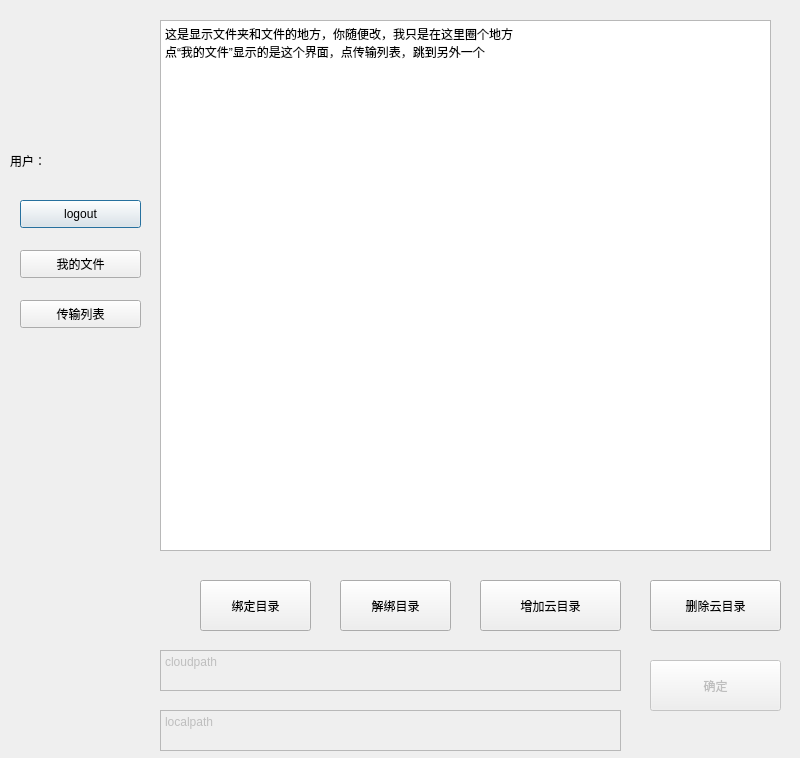
<?xml version="1.0" encoding="UTF-8"?>
<ui version="4.0">
 <class>Dialog_folder</class>
 <widget class="QDialog" name="Dialog_folder">
  <property name="enabled">
   <bool>true</bool>
  </property>
  <property name="geometry">
   <rect>
    <x>0</x>
    <y>0</y>
    <width>800</width>
    <height>758</height>
   </rect>
  </property>
  <property name="windowTitle">
   <string>Dialog</string>
  </property>
  <widget class="QPushButton" name="logout">
   <property name="geometry">
    <rect>
     <x>20</x>
     <y>200</y>
     <width>121</width>
     <height>28</height>
    </rect>
   </property>
   <property name="text">
    <string>logout</string>
   </property>
  </widget>
  <widget class="QTextBrowser" name="textBrowser">
   <property name="geometry">
    <rect>
     <x>160</x>
     <y>20</y>
     <width>611</width>
     <height>531</height>
    </rect>
   </property>
   <property name="html">
    <string>&lt;!DOCTYPE HTML PUBLIC &quot;-//W3C//DTD HTML 4.0//EN&quot; &quot;http://www.w3.org/TR/REC-html40/strict.dtd&quot;&gt;
&lt;html&gt;&lt;head&gt;&lt;meta name=&quot;qrichtext&quot; content=&quot;1&quot; /&gt;&lt;style type=&quot;text/css&quot;&gt;
p, li { white-space: pre-wrap; }
&lt;/style&gt;&lt;/head&gt;&lt;body style=&quot; font-family:'SimSun'; font-size:9pt; font-weight:400; font-style:normal;&quot;&gt;
&lt;p style=&quot; margin-top:0px; margin-bottom:0px; margin-left:0px; margin-right:0px; -qt-block-indent:0; text-indent:0px;&quot;&gt;这是显示文件夹和文件的地方，你随便改，我只是在这里圈个地方&lt;/p&gt;
&lt;p style=&quot; margin-top:0px; margin-bottom:0px; margin-left:0px; margin-right:0px; -qt-block-indent:0; text-indent:0px;&quot;&gt;点“我的文件”显示的是这个界面，点传输列表，跳到另外一个&lt;/p&gt;&lt;/body&gt;&lt;/html&gt;</string>
   </property>
  </widget>
  <widget class="QPushButton" name="filearray">
   <property name="geometry">
    <rect>
     <x>20</x>
     <y>300</y>
     <width>121</width>
     <height>28</height>
    </rect>
   </property>
   <property name="text">
    <string>传输列表</string>
   </property>
  </widget>
  <widget class="QLabel" name="label">
   <property name="geometry">
    <rect>
     <x>10</x>
     <y>145</y>
     <width>71</width>
     <height>31</height>
    </rect>
   </property>
   <property name="text">
    <string>用户：</string>
   </property>
  </widget>
  <widget class="QPushButton" name="myfile">
   <property name="geometry">
    <rect>
     <x>20</x>
     <y>250</y>
     <width>121</width>
     <height>28</height>
    </rect>
   </property>
   <property name="text">
    <string>我的文件</string>
   </property>
  </widget>
  <widget class="QPushButton" name="link">
   <property name="geometry">
    <rect>
     <x>200</x>
     <y>580</y>
     <width>111</width>
     <height>51</height>
    </rect>
   </property>
   <property name="text">
    <string>绑定目录</string>
   </property>
  </widget>
  <widget class="QPushButton" name="unlink">
   <property name="geometry">
    <rect>
     <x>340</x>
     <y>580</y>
     <width>111</width>
     <height>51</height>
    </rect>
   </property>
   <property name="text">
    <string>解绑目录</string>
   </property>
  </widget>
  <widget class="QPushButton" name="addpath">
   <property name="geometry">
    <rect>
     <x>480</x>
     <y>580</y>
     <width>141</width>
     <height>51</height>
    </rect>
   </property>
   <property name="text">
    <string>增加云目录</string>
   </property>
  </widget>
  <widget class="QPushButton" name="deletepath">
   <property name="geometry">
    <rect>
     <x>650</x>
     <y>580</y>
     <width>131</width>
     <height>51</height>
    </rect>
   </property>
   <property name="text">
    <string>删除云目录</string>
   </property>
  </widget>
  <widget class="QPushButton" name="confirm">
   <property name="enabled">
    <bool>false</bool>
   </property>
   <property name="geometry">
    <rect>
     <x>650</x>
     <y>660</y>
     <width>131</width>
     <height>51</height>
    </rect>
   </property>
   <property name="text">
    <string>确定</string>
   </property>
  </widget>
  <widget class="QPlainTextEdit" name="cloudpath">
   <property name="enabled">
    <bool>false</bool>
   </property>
   <property name="geometry">
    <rect>
     <x>160</x>
     <y>650</y>
     <width>461</width>
     <height>41</height>
    </rect>
   </property>
   <property name="plainText">
    <string>cloudpath</string>
   </property>
  </widget>
  <widget class="QPlainTextEdit" name="localpath">
   <property name="enabled">
    <bool>false</bool>
   </property>
   <property name="geometry">
    <rect>
     <x>160</x>
     <y>710</y>
     <width>461</width>
     <height>41</height>
    </rect>
   </property>
   <property name="plainText">
    <string>localpath</string>
   </property>
  </widget>
 </widget>
 <resources/>
 <connections/>
</ui>
